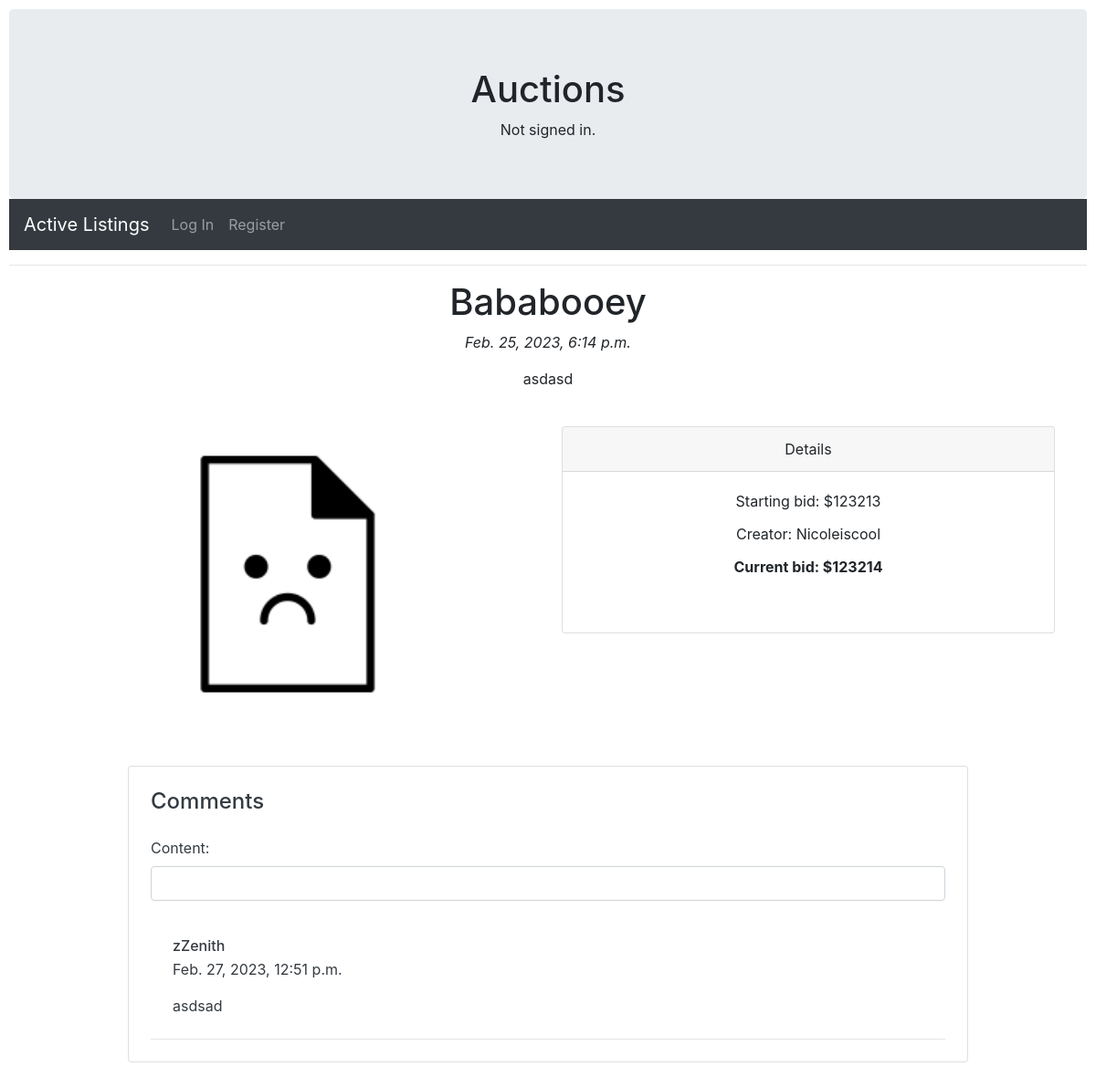
Page /details/Bababooey/ on the committed database.
### auctions/models.py (models this page shows)
class Listing(models.Model):
    listing_name = models.CharField(primary_key=True, max_length=64)
    listing_desc = models.CharField(max_length=256)
    starting_bid = models.IntegerField()
    current_bid = models.ForeignKey(
        Bid, on_delete=models.CASCADE, null=True, blank=True)
    creator = models.ForeignKey(User, on_delete=models.CASCADE)
    post_date = models.DateTimeField(default=now, editable=False)
    picture = models.ImageField(blank=True, null=True, upload_to="images/")

class User(AbstractUser):
    pass

class Bid(models.Model):
    buyer = models.ForeignKey(User, on_delete=models.CASCADE)
    value = models.IntegerField()

class Comment(models.Model):
    user = models.ForeignKey(User, on_delete=models.CASCADE)
    content = models.CharField(max_length=512, blank=True)
    item = models.ForeignKey(Listing, on_delete=models.CASCADE)
    post_date = models.DateTimeField(default=now, editable=False)

### auctions/views.py (the view, shortened to what this page needs)
# urls.py: path("details/<str:item>/", views.details, name="details"),
def details(request, item):
    listing = Listing.objects.get(listing_name=item)
    comments = Comment.objects.filter(item=listing)
    return render(request, "auctions/details.html", {
        'listing': listing,
        'form': BidForm,
        'comments': comments,
        'form2': CommentForm
    })

### auctions/templates/auctions/details.html (shortened to what this page needs)
{% extends "auctions/layout.html" %}
{% block body %}
<div class="container text-center">
    <h1>{{listing.listing_name}}</h1>
    <p><em>{{listing.post_date}}</em></p>
    <p>{{listing.listing_desc}}</p>
    <br>
    <div class="row">
        <div class="col-sm-6">
            <img src="{{listing.picture.url}}" alt="{{listing.listing_name}}" width="60%">
        </div>
        <div class="col-sm-6">
            <div class="card">
                <div class="card-header">
                    Details
                </div>
                <div class="card-body">
                    <p class="card-title">Starting bid: ${{listing.starting_bid}}</p>
                    <p class="card-title">Creator: {{listing.creator.username}}</p>
                    {% if listing.current_bid %}
                    <p class="card-text"><strong>Current bid: ${{listing.current_bid.value}}</strong></p><br>
                    {% else %}
                    <p><strong>No bids so far</strong></p><br>
                    {% endif %}
                </div>
            </div>
        </div>
    </div>
</div>
<div class="container my-6 py-5">
    <div class="row d-flex justify-content-center">
        <div class="col-md-12 col-lg-10">
            <div class="card text-dark">
                <div class="card-body p-4">
                    <h4 class="mb-0">Comments</h4>
                    <br>
                    <div class="mb-3">
                        <form action="" method="POST">
                            {{form2}}
                        </form>
                    </div>
                    {% if comments %}
                    {% for comment in comments %}
                    <div class="card-body p-4">
                        <div class="d-flex flex-start">
                            <div>
                                <h6 class="fw-bold mb-1">{{comment.user.username}}</h6>
                                <div class="d-flex align-items-center mb-3">
                                    <p class="mb-0">
                                        {{comment.post_date}}
                                    </p>
                                </div>
                                <p class="mb-0">
                                    {{comment.content}}
                                </p>
                            </div>
                        </div>
                    </div>
                    <hr class="my-0" />
                    {% endfor %}
                    {% else %}
                    <hr>
                    <h6 class="fw-bold mb-1">No comments</h6>
                    {% endif %}
                </div>
            </div>
        </div>
    </div>
    {% endblock %}

### auctions/static/auctions/styles.css (style rules this page uses)
body { padding: 10px; }

### rows in the picture
Listing: listing_name "Bababooey", post_date "Feb. 25, 2023, 6:14 p.m.", listing_desc "asdasd", picture (placeholder picture), starting_bid "123213", creator.username "Nicoleiscool", current_bid.value "123214"
Comment: user.username "zZenith", post_date "Feb. 27, 2023, 12:51 p.m.", content "asdsad"
